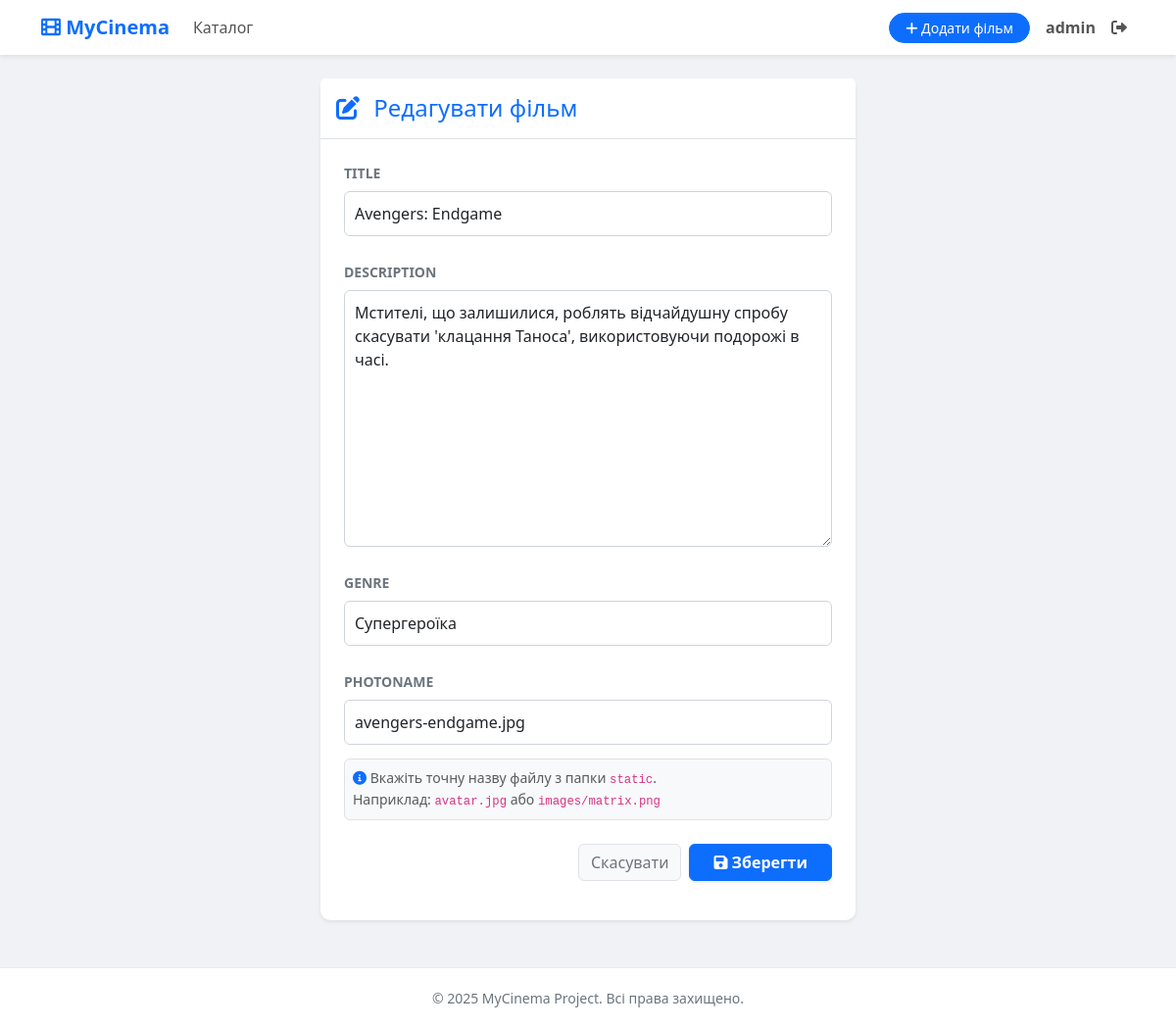
The app's page /2/update/ (signed in) with its own data.
### films_app/models.py (models this page shows, shortened)
class Film(models.Model):
    user = models.ForeignKey(User, on_delete=models.CASCADE, null=True, blank=True)
    title = models.CharField(max_length=100)
    description = models.TextField()
    genre = models.CharField(max_length=100)
    photoname = models.CharField(max_length=100)
    publication_date = models.DateField(auto_now_add=True)

### films_app/views.py (the view, shortened to what this page needs)
# urls.py: path('<int:pk>/update/', FilmUpdateView.as_view(), name='film_update'),
class FilmUpdateView(UserPassesTestMixin,UpdateView):
    model = Film
    form_class = FilmForm
    template_name = "film_form.html"
    def test_func(self):
        film = self.get_object()
        return film.user == self.request.user

### films_app/forms.py
class FilmForm(forms.ModelForm):
    class Meta:
        model = Film
        fields = ['title','description', 'genre', 'photoname']

### templates/film_form.html (shortened to what this page needs)
{% extends 'base.html' %}
{% block content %}
<div class="row justify-content-center">
    <div class="col-md-8 col-lg-6">
        <div class="card shadow-sm border-0">
            <div class="card-header bg-white border-bottom py-3">
                <h4 class="mb-0 text-primary">
                    {% if form.instance.pk %}
                        <i class="fas fa-edit me-2"></i> Редагувати фільм
                    {% else %}
                        <i class="fas fa-plus-circle me-2"></i> Додати новий фільм
                    {% endif %}
                </h4>
            </div>
            <div class="card-body p-4">
                <form method="post">
                    {% for field in form %}
                    <div class="mb-3">
                        <label class="form-label fw-bold text-secondary small text-uppercase">{{ field.label }}</label>
                        {{ field }}
                        {% if field.name == 'photoname' %}
                            <div class="form-text text-muted bg-light p-2 rounded border">
                                <i class="fas fa-info-circle text-primary"></i>
                                Вкажіть точну назву файлу з папки <code>static</code>. <br>
                                Наприклад: <code>avatar.jpg</code> або <code>images/matrix.png</code>
                            </div>
                        {% endif %}
                    </div>
                    {% endfor %}
                    <div class="d-flex justify-content-end gap-2 mt-4">
                        <a href="{% url 'film_catalog' %}" class="btn btn-light text-secondary border">Скасувати</a>
                        <button type="submit" class="btn btn-primary px-4 fw-bold shadow-sm">
                            <i class="fas fa-save"></i> Зберегти
                        </button>
                    </div>
                </form>
            </div>
        </div>
    </div>
</div>
{% endblock %}

### templates/base.html (shortened to what this page needs)
{% load static %}
<html lang="uk">
<head>
    <link href="https://cdn.jsdelivr.net/npm/bootstrap@5.3.0/dist/css/bootstrap.min.css" rel="stylesheet">
    <link rel="stylesheet" href="https://cdnjs.cloudflare.com/ajax/libs/font-awesome/6.0.0/css/all.min.css">
</head>
<body>
    <nav class="navbar navbar-expand-lg navbar-light mb-4">
        <div class="container">
            <a class="navbar-brand" href="{% url 'film_catalog' %}">
                <i class="fas fa-film"></i> MyCinema
            </a>
            <div class="collapse navbar-collapse" id="navbarNav">
                <ul class="navbar-nav me-auto">
                    <li class="nav-item">
                        <a class="nav-link" href="{% url 'film_catalog' %}">Каталог</a>
                    </li>
                </ul>
                <ul class="navbar-nav ms-auto align-items-center">
                    {% if user.is_authenticated %}
                        <li class="nav-item">
                            <a class="btn btn-primary btn-sm mx-2 rounded-pill px-3" href="{% url 'film_create' %}">
                                <i class="fas fa-plus"></i> Додати фільм
                            </a>
                        </li>
                        <li class="nav-item">
                            <span class="nav-link fw-bold text-dark">{{ user.username }}</span>
                        </li>
                        <li class="nav-item">
                            <a class="nav-link text-danger" href="{% url 'logout' %}">
                                <i class="fas fa-sign-out-alt"></i>
                            </a>
                        </li>
                    {% endif %}
                </ul>
            </div>
        </div>
    </nav>
    <main class="container mb-5">
        {% block content %}{% endblock %}
    </main>
    <footer>
        <div class="container">
            <small>&copy; 2025 MyCinema Project. Всі права захищено.</small>
        </div>
    </footer>
</body>
</html>

### templates/base.html (style rules this page uses)
body { background-color: #f0f2f5; color: #212529; font-family: 'Segoe UI', Tahoma, Geneva, Verdana, sans-serif; min-height: 100vh; display: flex; flex-direction: column; }
.navbar { background-color: #ffffff !important; box-shadow: 0 2px 4px rgba(0,0,0,0.08); }
.navbar-brand { color: #0d6efd !important; font-weight: bold; }
.nav-link { color: #555 !important; }
.card { background-color: #ffffff; border: none; border-radius: 10px; box-shadow: 0 2px 8px rgba(0,0,0,0.05); transition: transform 0.2s, box-shadow 0.2s; }
input[type="text"], input[type="password"], input[type="email"], textarea, select { width: 100%; padding: 10px; border: 1px solid #ced4da; border-radius: 6px; background-color: #fff; color: #212529; margin-bottom: 10px; transition: border-color 0.15s ease-in-out, box-shadow 0.15s ease-in-out; }
main { flex: 1; }
footer { background-color: #ffffff; margin-top: auto; padding: 20px 0; border-top: 1px solid #eaeaea; text-align: center; color: #6c757d; }

### records on screen
Film: form "Avengers: Endgame" "Мстителі, що залишилися, роблять відчайдушну спробу скасувати 'клацання Таноса', використовуючи подорожі в часі." "Супергероїка" "avengers-endgame.jpg"

### other values on screen
{{ user.username }} "admin"
{{ field.label }} "TITLE" "DESCRIPTION" "GENRE" "PHOTONAME"
